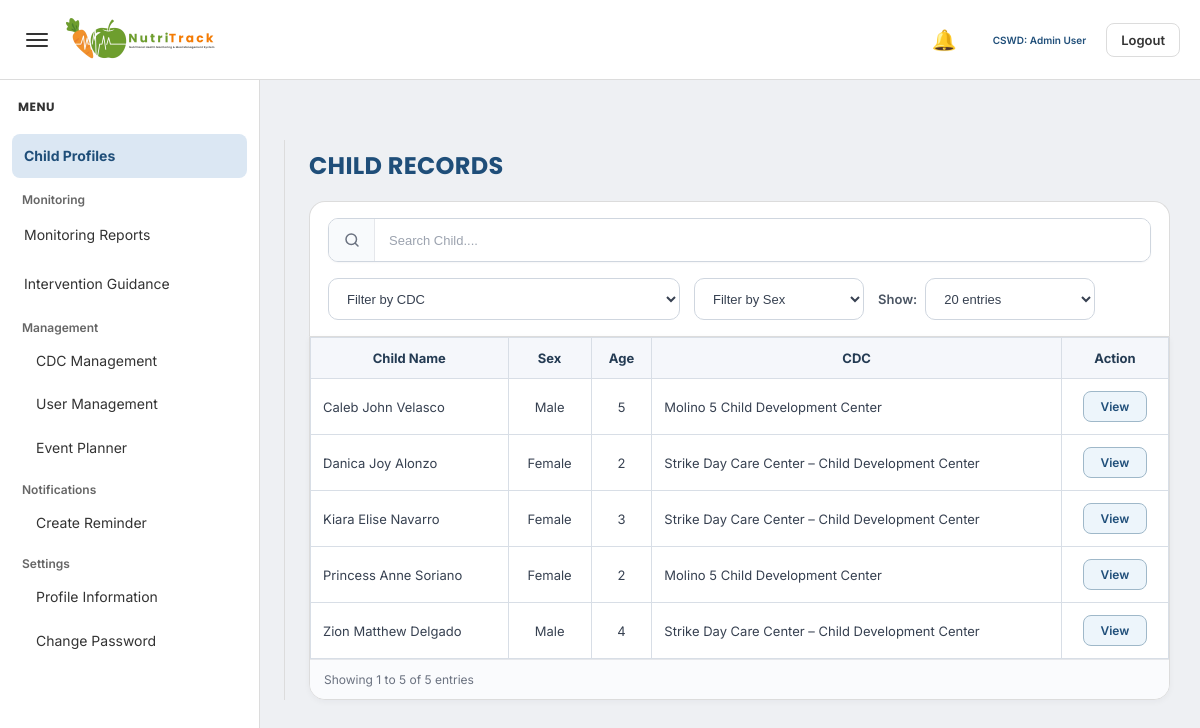
The page /admin/child_records.php (signed in) on the database as committed earlier.
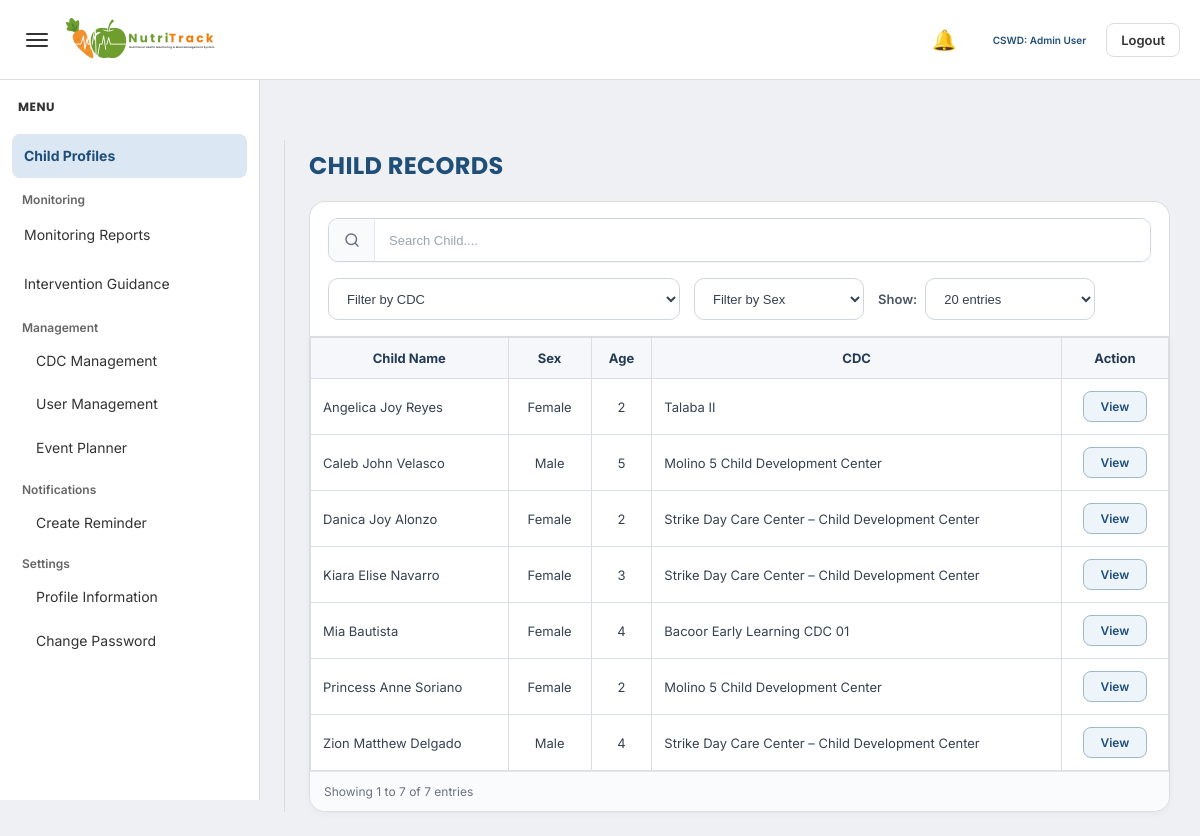
The same page on the database as committed later.
### tables this page shows
CREATE TABLE `children` (
  `child_id` int(11) NOT NULL,
  `first_name` varchar(100) DEFAULT NULL,
  `middle_name` varchar(100) DEFAULT NULL,
  `last_name` varchar(100) DEFAULT NULL,
  `birthdate` date DEFAULT NULL,
  `sex` varchar(10) DEFAULT NULL,
  `address` text DEFAULT NULL,
  `religion` varchar(100) DEFAULT NULL,
  `guardian_name` varchar(150) DEFAULT NULL,
  `contact_number` varchar(20) DEFAULT NULL,
  `created_at` timestamp NOT NULL DEFAULT current_timestamp(),
  `cdc_id` int(11) DEFAULT NULL,
  `access_code` varchar(20) DEFAULT NULL,
  `is_deleted` tinyint(1) DEFAULT 0
);

CREATE TABLE `cdc` (
  `cdc_id` int(11) NOT NULL,
  `cdc_name` varchar(100) DEFAULT NULL,
  `barangay` varchar(100) DEFAULT NULL,
  `address` text DEFAULT NULL,
  `status` varchar(20) DEFAULT 'Active',
  `created_at` timestamp NOT NULL DEFAULT current_timestamp()
);

### admin/child_records.php (the view, shortened to what the changed rows need)
<?php
include '../config/database.php';
function h($value)
{
    return htmlspecialchars((string)$value, ENT_QUOTES, 'UTF-8');
}
function normalize_sex($sex)
{
    $sex = strtolower(trim((string)$sex));
    if ($sex === 'f' || $sex === 'female') {
        return 'Female';
    }
    if ($sex === 'm' || $sex === 'male') {
        return 'Male';
    }
    return trim((string)$sex) !== '' ? trim((string)$sex) : '-';
}
function calculate_age_years($birthdate)
{
    try {
        $birth = new DateTime($birthdate);
        $today = new DateTime();
        $diff = $today->diff($birth);
        return (int) $diff->y;
    } catch (Exception $e) {
        return '-';
    }
}
$show_entries = isset($_GET['show']) ? (int)$_GET['show'] : 20;
$page = isset($_GET['page']) ? (int)$_GET['page'] : 1;
$saved_reports = array();
$saved_reports_sql = "
    SELECT
        submitted_report_id,
        report_payload,
        submitted_at
    FROM submitted_reports
    WHERE report_type = 'individual_child'
      AND status = 'saved_to_child_profile'
    ORDER BY submitted_at DESC, submitted_report_id DESC
";
$saved_reports_result = mysqli_query($conn, $saved_reports_sql);
if ($saved_reports_result && mysqli_num_rows($saved_reports_result) > 0) {
    while ($row = mysqli_fetch_assoc($saved_reports_result)) {
        $payload = json_decode($row['report_payload'], true);
        $payload_child_id = isset($payload['child_id']) ? (int)$payload['child_id'] : 0;
        if (!isset($saved_reports[$payload_child_id])) {
            $saved_reports[$payload_child_id] = array(
                'submitted_report_id' => (int)$row['submitted_report_id'],
                'submitted_at' => $row['submitted_at'],
                'child_id' => $payload_child_id
            );
        }
    }
}
$children_all = array();
if (!empty($saved_reports)) {
    $child_ids = array_keys($saved_reports);
    $child_ids = array_map('intval', $child_ids);
    $in_clause = implode(',', $child_ids);
    $child_query = "
        SELECT
            ch.child_id,
            ch.first_name,
            ch.middle_name,
            ch.last_name,
            ch.sex,
            ch.birthdate,
            ch.cdc_id,
            c.cdc_name
        FROM children ch
        LEFT JOIN cdc c ON c.cdc_id = ch.cdc_id
        WHERE ch.child_id IN ($in_clause)
        ORDER BY ch.last_name ASC, ch.first_name ASC
    ";
    $child_result = mysqli_query($conn, $child_query);
    if ($child_result && mysqli_num_rows($child_result) > 0) {
        while ($row = mysqli_fetch_assoc($child_result)) {
            $full_name_parts = array();
            if (!empty($row['first_name'])) {
                $full_name_parts[] = trim($row['first_name']);
            }
            if (!empty($row['middle_name'])) {
                $full_name_parts[] = trim($row['middle_name']);
            }
            if (!empty($row['last_name'])) {
                $full_name_parts[] = trim($row['last_name']);
            }
            $full_name = trim(implode(' ', $full_name_parts));
            $children_all[] = array(
                'child_id' => (int)$row['child_id'],
                'child_name' => $full_name,
                'sex' => normalize_sex($row['sex']),
                'sex_raw' => strtolower(trim((string)$row['sex'])),
                'age' => calculate_age_years($row['birthdate']),
                'cdc_id' => (int)$row['cdc_id'],
                'cdc_name' => !empty($row['cdc_name']) ? $row['cdc_name'] : '-',
                'submitted_report_id' => $saved_reports[(int)$row['child_id']]['submitted_report_id'],
                'saved_at' => $saved_reports[(int)$row['child_id']]['submitted_at']
            );
        }
    }
}
$filtered_children = array();
foreach ($children_all as $child) {
    $match = true;
    if ($match) {
        $filtered_children[] = $child;
    }
}
usort($filtered_children, function ($a, $b) {
    return strcasecmp($a['child_name'], $b['child_name']);
});
$total_records = count($filtered_children);
$offset = ($page - 1) * $show_entries;
$children = array_slice($filtered_children, $offset, $show_entries);
$start_entry = 0;
$end_entry = 0;
if ($total_records > 0) {
    $start_entry = $offset + 1;
    $end_entry = min($offset + $show_entries, $total_records);
}
?>
<!DOCTYPE html>
<html lang="en">
<head>
    <link rel="stylesheet" href="../assets/admin/admin-style.css">
</head>
<body>
<?php include '../includes/admin_sidebar.php'; ?>
<div class="main-content" id="mainContent">
    <div class="dashboard-wrapper">
        <div class="records-page-shell">
            <div class="records-page-header">
                <h1>CHILD RECORDS</h1>
            </div>
            <div class="records-table-card">
                <div class="records-table-wrap">
                    <table class="records-table">
                        <thead>
                            <tr>
                                <th>Child Name</th>
                                <th>Sex</th>
                                <th>Age</th>
                                <th>CDC</th>
                                <th>Action</th>
                            </tr>
                        </thead>
                        <tbody>
                            <?php if (!empty($children)) { ?>
                                <?php foreach ($children as $child) { ?>
                                    <tr>
                                        <td><?php echo h($child['child_name']); ?></td>
                                        <td><?php echo h($child['sex']); ?></td>
                                        <td><?php echo h($child['age']); ?></td>
                                        <td><?php echo h($child['cdc_name']); ?></td>
                                        <td>
                                            <a href="view_child.php?child_id=<?php echo (int)$child['child_id']; ?>" class="records-view-btn">
                                                View
                                            </a>
                                        </td>
                                    </tr>
                                <?php } ?>
                            <?php } else { ?>
                                <tr>
                                    <td colspan="5" class="records-empty">No child records found.</td>
                                </tr>
                            <?php } ?>
                        </tbody>
                    </table>
                </div>
                <div class="records-footer">
                    <div class="records-footer-left">
                        Showing <?php echo (int)$start_entry; ?> to <?php echo (int)$end_entry; ?> of <?php echo (int)$total_records; ?> entries
                    </div>
                </div>
            </div>
        </div>
    </div>
</div>
</body>
</html>

Rows that differ between the two databases and show on the page:
added children: child_name "Angelica Joy Reyes", sex "Female", age "2", cdc.cdc_name "Talaba II"
now on this page (row unchanged): children: child_name "Mia Bautista", sex "Female", age "4", cdc.cdc_name "Bacoor Early Learning CDC 01"
Other text that changed with them:
$end_entry: "5" → "7"
$total_records: "5" → "7"
